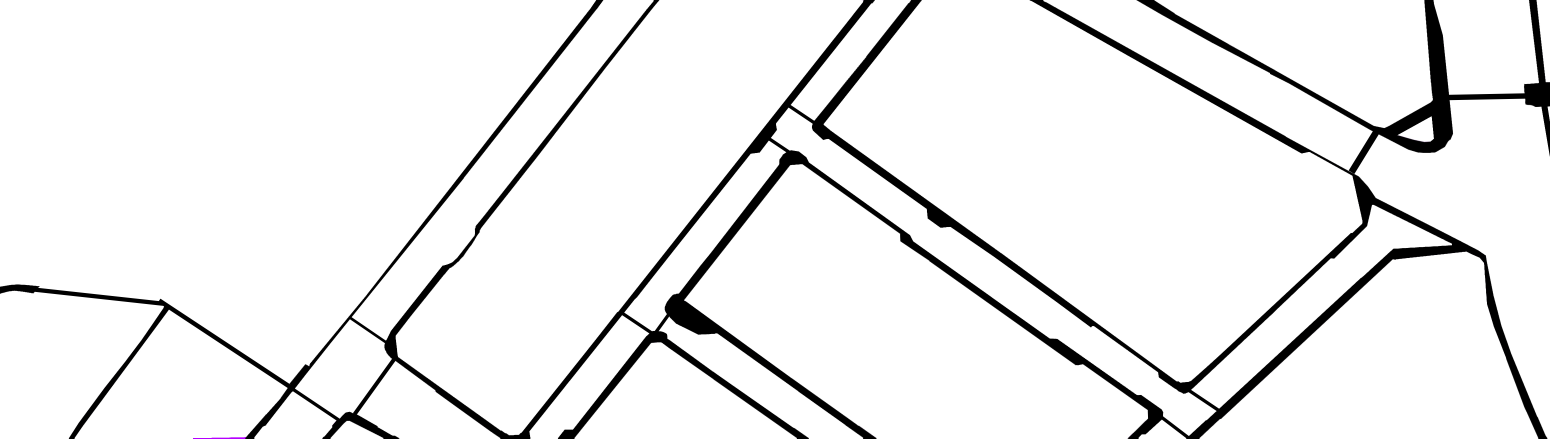
#> input picture ITUData/Pathplanning/aarhus1.jpg, 4650 x 1315 px (shown at 1/3 size); the run also reads 1 picture not shown here
$ jupyter execute --allow-errors pathPlanning.ipynb
#> lines starting #> are read from the running program, lines starting #| are printed output that depends on the picture; after the words box and inside, x2 and y2 are one past the last pixel; in counts of white or black regions, pixels touching at a corner belong together
[cell 1]
import cv2
import numpy as np
import warnings  # Ignore warnings for pyproj.

warnings.simplefilter("ignore", category=FutureWarning)

from pyproj import Proj, transform

[cell 2]
def crsToSrs(min_lat, min_lon, max_lat, max_lon):
    """
    ## Converts coordinates from EPSG:4326 to EPSG25832.

    ## Parameters:
        - x1, y1, x2, y2 coordinates of EPSG:4326 WGS 84 system.

    ## Returns:
       - minimum x coordinate, minimum y coordinate, maximum x coordinate, maximum y coordinate

    """
    min_x, min_y = transform(Proj("EPSG:4326"), Proj("EPSG:25832"), min_lat, min_lon)
    max_x, max_y = transform(Proj("EPSG:4326"), Proj("EPSG:25832"), max_lat, max_lon)
    return min_x, min_y, max_x, max_y

def getScaleFactor(coordinates,imgWidth,robotWidth):
    min_lat, min_lon, max_lat, max_lon = coordinates
    min_x, min_y, max_x, max_y = crsToSrs(min_lat, min_lon, max_lat, max_lon)
    areaWidth = max_x-min_x
    newWidth = areaWidth/robotWidth
    print(imgWidth/newWidth)
    scaleFactor = int(imgWidth/newWidth)
    print(scaleFactor)
    return scaleFactor


def downscale(image,scaleFactor):
    #Converting to binary
#> called with image = array of shape (8, 8, 3), scaleFactor = 2
    rasterMapGrey = cv2.cvtColor(image, cv2.COLOR_BGR2GRAY)
    _, rasterMapBinary = cv2.threshold(rasterMapGrey, 1, 255, cv2.THRESH_BINARY)

    #DImensions of downscaled map
    downscaleHeight = int(rasterMapBinary.shape[0] // scaleFactor+ 1)
#> downscaleHeight = 5
    downscaleWidth = int(rasterMapBinary.shape[1] // scaleFactor+ 1)
#> downscaleWidth = 5

    #Make a white map
    downscaleMap = np.ones((downscaleHeight, downscaleWidth), dtype=np.uint8)*255

    #Iterate over all pixels in rasterMap
    for i in range(0, rasterMapBinary.shape[0], scaleFactor):
        for j in range(0, rasterMapBinary.shape[1], scaleFactor):

            #Get all pixels in a block to compute one pixel.
            block = rasterMapBinary[i:i+scaleFactor, j:j+scaleFactor]

            if np.any(block == 0):  #If any pixel is black.
                downscaleMap[i//scaleFactor, j//scaleFactor] = 0  #set pixel to black
            else: #If it does not contain any black.
                downscaleMap[i//scaleFactor, j//scaleFactor] = 255  #set pixel to white
#> after the loop, downscaleMap = [[0, 255, 255, 0, 255], [0, 0, 0, 255, 255], [255, 0, 0, 255, 255], [0, 0, 0, 255, 255], [255, 255, 255, 255, 255]]
    return downscaleMap

# [46 lines left out: functions convertToNumpy, displayMap, not called in this run]

#### Testing downsizing

[cell 3]
testMap = cv2.imread(f"../../ITUData/Pathplanning/test.jpg")
downSized = downscale(testMap,2)
#> downSized has the same summary as downscaleMap in downscale

original_height, original_width = downSized.shape[:2]
#> original_height = 5; original_width = 5

# Set the target width to 1000 pixels
target_width = 1000

# Calculate the scaling factor
scale_factor = target_width / original_width
#> scale_factor = 200

# Calculate the new height based on the scaling factor
target_height = int(original_height * scale_factor)
#> target_height = 1000

# Resize the image using nearest-neighbor interpolation
resized_image = cv2.resize(downSized, (target_width, target_height), interpolation=cv2.INTER_NEAREST)
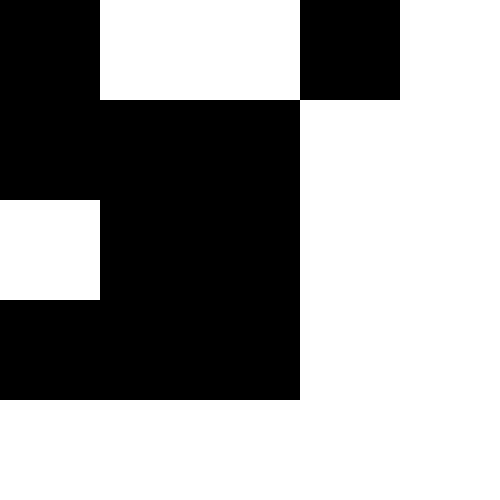
#> resized_image: shape (1000, 1000) (shown at 1/2 size); 60% white; 1 black region, box (x1, y1, x2, y2) and area: (0, 0, 800, 800) 400000
#> further down, rasterMap is the input picture: shape (1315, 4650, 3); mean B, G, R 238.5, 238.5, 238.5

# Display the resized image
cv2.imshow('Resized Image', resized_image)
cv2.waitKey(0)
cv2.destroyAllWindows()

### Converting raster maps to np array for path planning.

[cell 4]
maps = ['aarhus1','aarhus10']
robotWidth = 0.5
coordinates = [[56.15460857439466,10.192037972762382,56.15581114830297, 10.199668652079422],[56.16994914071068,10.201318214312574,56.1725284201622,10.20817583862707]]

#> (the rest of this cell did not finish here and is left out)


    #Downscaling
    downscaledMap = downscale(rasterMap,scaleFactor)
    displayMap(downscaledMap)

    #Converting to np array
    npMap = convertToNumpy(downscaledMap)

    #Saving np array.
    np.save(f"maps/{map}.npy", npMap)
